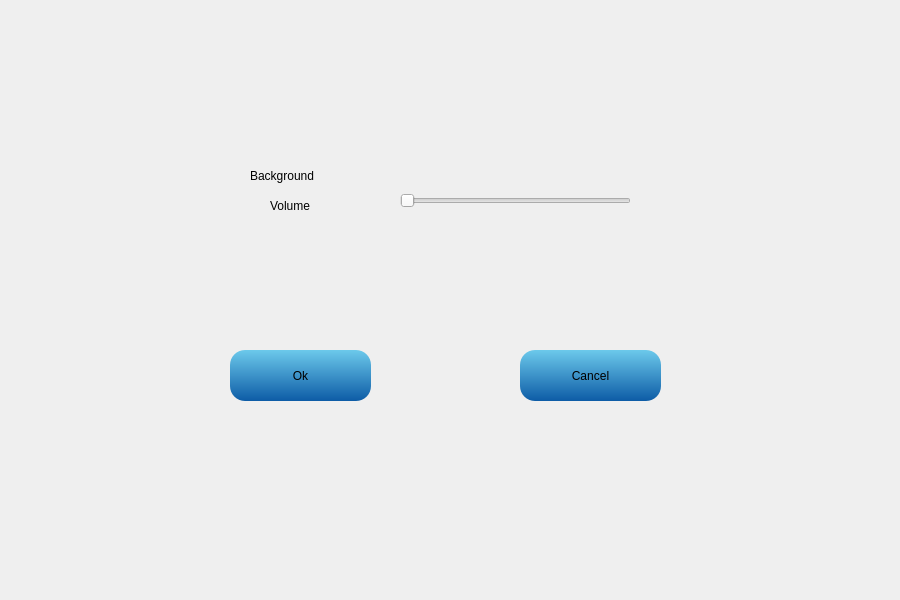
<?xml version="1.0" encoding="UTF-8"?>
<ui version="4.0">
 <class>set</class>
 <widget class="QDialog" name="set">
  <property name="enabled">
   <bool>true</bool>
  </property>
  <property name="geometry">
   <rect>
    <x>0</x>
    <y>0</y>
    <width>900</width>
    <height>600</height>
   </rect>
  </property>
  <property name="windowTitle">
   <string>Dialog</string>
  </property>
  <widget class="QPushButton" name="pushButton">
   <property name="geometry">
    <rect>
     <x>230</x>
     <y>350</y>
     <width>141</width>
     <height>51</height>
    </rect>
   </property>
   <property name="styleSheet">
    <string notr="true">border-color: #FFFF33;background-color: qlineargradient(x1: 0, y1: 0, x2: 0, y2: 1,stop: 0 #6CC9EB, stop: 1 #0d5ca6); 
font: 36pt &quot;HanziPen SC&quot;;
border-width: 5px;
border-radius: 15px;</string>
   </property>
   <property name="text">
    <string>Ok</string>
   </property>
  </widget>
  <widget class="QPushButton" name="pushButton_2">
   <property name="geometry">
    <rect>
     <x>520</x>
     <y>350</y>
     <width>141</width>
     <height>51</height>
    </rect>
   </property>
   <property name="styleSheet">
    <string notr="true">border-color: #FFFF33;background-color: qlineargradient(x1: 0, y1: 0, x2: 0, y2: 1,stop: 0 #6CC9EB, stop: 1 #0d5ca6); 
font: 36pt &quot;HanziPen SC&quot;;
border-width: 5px;
border-radius: 15px;</string>
   </property>
   <property name="text">
    <string>Cancel</string>
   </property>
  </widget>
  <widget class="QSlider" name="slider">
   <property name="geometry">
    <rect>
     <x>400</x>
     <y>190</y>
     <width>231</width>
     <height>21</height>
    </rect>
   </property>
   <property name="styleSheet">
    <string notr="true">height: 13px;</string>
   </property>
   <property name="orientation">
    <enum>Qt::Horizontal</enum>
   </property>
  </widget>
  <widget class="QLabel" name="label_3">
   <property name="geometry">
    <rect>
     <x>250</x>
     <y>160</y>
     <width>121</width>
     <height>31</height>
    </rect>
   </property>
   <property name="styleSheet">
    <string notr="true">font: 26pt &quot;HanziPen SC&quot;;</string>
   </property>
   <property name="text">
    <string>Background </string>
   </property>
  </widget>
  <widget class="QLabel" name="label_4">
   <property name="geometry">
    <rect>
     <x>270</x>
     <y>190</y>
     <width>81</width>
     <height>31</height>
    </rect>
   </property>
   <property name="styleSheet">
    <string notr="true">font: 26pt &quot;HanziPen SC&quot;;</string>
   </property>
   <property name="text">
    <string>Volume</string>
   </property>
  </widget>
 </widget>
 <resources/>
 <connections/>
</ui>
